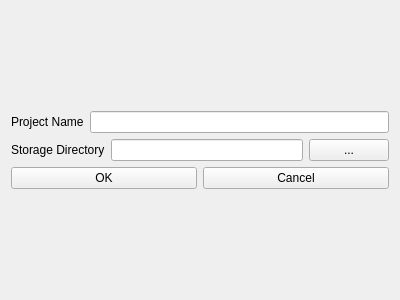
<?xml version="1.0" encoding="UTF-8"?>
<ui version="4.0">
 <class>Form</class>
 <widget class="QWidget" name="Form">
  <property name="geometry">
   <rect>
    <x>0</x>
    <y>0</y>
    <width>400</width>
    <height>300</height>
   </rect>
  </property>
  <property name="windowTitle">
   <string>New Project</string>
  </property>
  <layout class="QVBoxLayout" name="verticalLayout_3">
   <item>
    <layout class="QVBoxLayout" name="verticalLayout_2">
     <item>
      <layout class="QVBoxLayout" name="verticalLayout">
       <item>
        <layout class="QHBoxLayout" name="horizontalLayout">
         <item>
          <widget class="QLabel" name="label_2">
           <property name="text">
            <string>Project Name</string>
           </property>
          </widget>
         </item>
         <item>
          <widget class="QLineEdit" name="lineEditProjectName"/>
         </item>
        </layout>
       </item>
       <item>
        <layout class="QHBoxLayout" name="horizontalLayout_2">
         <item>
          <widget class="QLabel" name="label">
           <property name="text">
            <string>Storage Directory</string>
           </property>
          </widget>
         </item>
         <item>
          <widget class="QLineEdit" name="lineEditInputDirectory"/>
         </item>
         <item>
          <widget class="QPushButton" name="pushButtonSelectDirectory">
           <property name="text">
            <string>...</string>
           </property>
          </widget>
         </item>
        </layout>
       </item>
      </layout>
     </item>
     <item>
      <layout class="QHBoxLayout" name="horizontalLayout_3">
       <item>
        <widget class="QPushButton" name="pushButtonOK">
         <property name="text">
          <string>OK</string>
         </property>
        </widget>
       </item>
       <item>
        <widget class="QPushButton" name="pushButtonCancel">
         <property name="text">
          <string>Cancel</string>
         </property>
        </widget>
       </item>
      </layout>
     </item>
    </layout>
   </item>
  </layout>
 </widget>
 <resources/>
 <connections/>
</ui>
